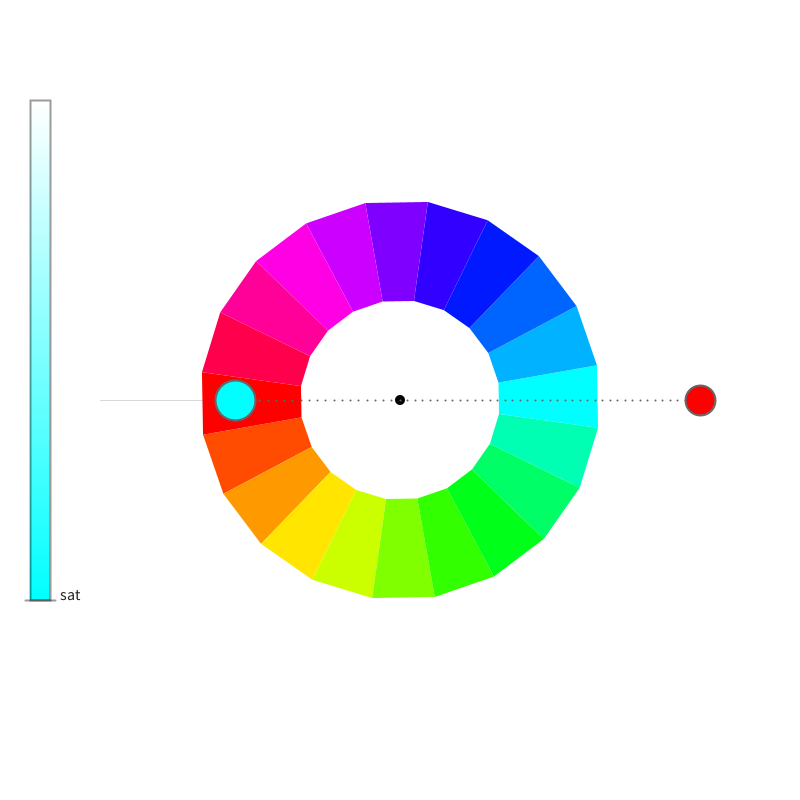
Frame 1 (no input)
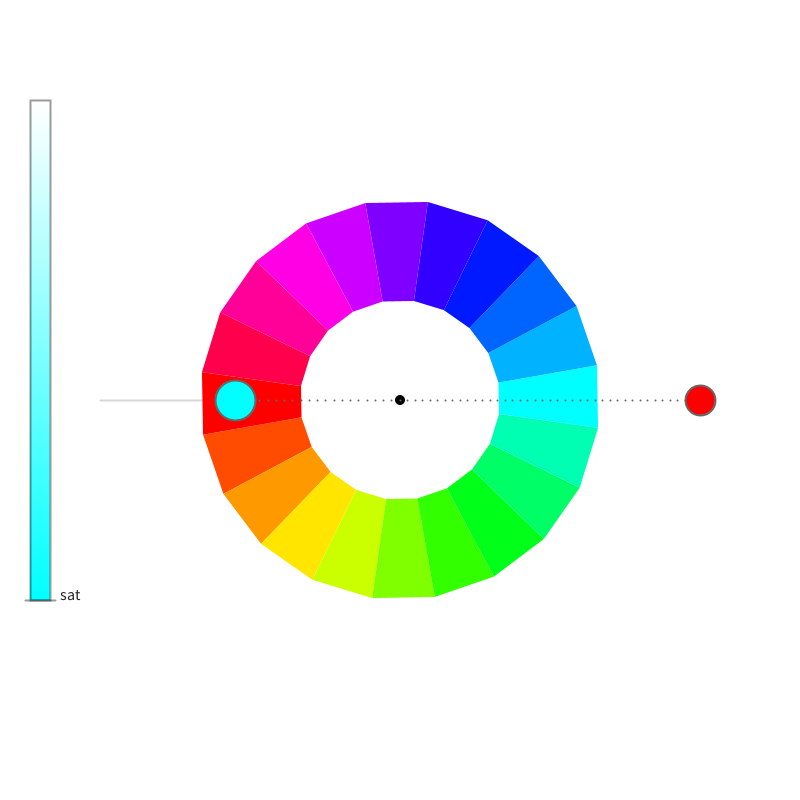
Frame 60 (the mouse pressed at the canvas centre just before this capture)
Frame 120 (the mouse held since frame 60 and released just before this capture): identical to frame 60, image omitted

The Processing sketch that drew these frames (run headless with seeded random() and noise(); from frame 60 on, the mouse is pressed at the canvas centre):

// Processing sketch: processing_152760
// ── processing_152760.pde

/*
 * Creative Coding
 * Week 4, 01 - an interactive colour wheel picker
 * by Indae Hwang and Jon McCormack
 * Copyright (c) 2014 Monash University
 *
 * This program draws an interactive colour selection wheel
 * Drag the colour circle around the hue wheel to change hue, change the distance
 * from the wheel to control brightness.
 *
 * Another colour circle is displayed showing the colour 180 degrees from the current colour
 * 
 */

// colourHandle: the user interface element to changing colours over the wheel
// It has a postion and a size
//
float colorHandleX;
float colorHandleY;
float handleSize = 30;

// boolean isLocked
// the state of handle: when the color handle is pressed, 
// color hand is locked–released as the left mouse button is released 
//
boolean isLocked = false;

// Wheel radius: inner and outer
//
float innerR = 100; // inner
float outerR = 200; // outer
float outerR2 = outerR * 1.5; // limit of the handle's "pull" range

// current and complementry colour
float hueValue = 180;
float brightValue = 100;
float satValue = 100;
float complementryHue = 0;
float satLineY=600;

void setup() {

  size(800, 800);
  colorMode(HSB, 360, 100, 100); // use HSB colour mode, H=0->360, S=0->100, B=0->100

    colorHandleX = width/2+300;
  colorHandleY = height/2;
}


void draw() {
  //Since were using HSB colour mode this clears the display window to white
  //         H  S  B
  background(0, 0, 100);

  // draw reference line at the 0/360 hue boundary
  stroke(0, 40);
  line(width/2 - innerR, height/2, width/2 - outerR2, height/2);

  //draw itten's color wheel - we'll use a QUAD_STRIP for this
  noStroke();
  beginShape(QUAD_STRIP);
  for (int i=0; i<=20; i++) {
    float angle = radians(18*i-80); // 20 x 18 degree steps

    //   Hue   Sat  Brightness
    fill(18*i, satValue, brightValue);  // change the colour as we're building the quads

    //outside(top)
    vertex( width/2 + outerR*sin(angle), height/2 + outerR*cos(angle) );
    //inside(down)
    vertex( width/2 + innerR*sin(angle), height/2 + innerR*cos(angle) );
  }
  endShape(CLOSE);


  // colour handle Position Update
  colorHandleUpdate();

  //draw dotted line from center to colorhandle
  dotLine(width/2, height/2, colorHandleX, colorHandleY, 40); 

  //draw color handle
  noStroke();
  fill(0);
  ellipse(width/2, height/2, 10, 10);


  //complementry color for colorHandle (comHand)
  float angleComHand = atan2(colorHandleY-height/2, colorHandleX-width/2) + PI;
  float radiusComeHand = 165;
  float comHandX = width/2  + radiusComeHand * cos(angleComHand);
  float comHandY = height/2 + radiusComeHand * sin(angleComHand);

  //dotline from center to comHand
  dotLine(width/2, height/2, comHandX, comHandY, 20); 

  complementryHue = calculateCompHue(hueValue);

  //println("hueValue: "+hueValue + " + "+"comhue: "+complementryHue);

  //   Hue       Sat  Brightness
  fill(complementryHue, satValue, brightValue);
  ellipse(colorHandleX, colorHandleY, handleSize, handleSize );


  fill( hueValue, satValue, brightValue );
  ellipse(comHandX, comHandY, 40, 40);

 for(int i =0; i<100; i++){
   noStroke();
  float barSat = i; 
  fill(hueValue, barSat, brightValue);
  rect(30,100+(5*i),20,5);
 }
 stroke (0,100);
  noFill();
 rect(30, 100, 20, 500);
 line(25,satLineY, 55, satLineY);
 fill(50);
 textSize(16);
 text("sat", 60, satLineY);
 
}

/*
 * calculateCompHue
 *
 * Calculates the complimentary hue from the hue supplied
 */
float calculateCompHue(float hueValue) {

  // Calculate complimentary color with hueValue
  // The complimentary colour should be 180 degrees opposite the selected colour
  if (hueValue >= 180 && hueValue < 360) {
    return hueValue-180;
  } else 
    return hueValue+180;
}


/*
 * colorHandleUpdate
 *
 * Updates the position and orientation of the colour handle based on
 * mouse position when left mouse button is pressed.
 */
void colorHandleUpdate() {

  // isLocked will be true if we pressed the mouse down while over the handle
  if (isLocked) {

    // calculate angle of handle based on mouse position
    // atan2 value is in the range from pi to -pi
    float angle = atan2(mouseY-height/2, mouseX-width/2  );
    float distance = dist(mouseX, mouseY, width/2, height/2);
    float radius = constrain(distance, outerR, outerR2); 
    colorHandleX = width/2  + radius * cos(angle);
    colorHandleY = height/2 + radius * sin(angle);

    hueValue = map (degrees(angle), -180, 180, 360, 0);

    // map distance from outer edge of the wheel to brightness
    brightValue = map(radius, outerR, outerR2, 0, 100);

    //Shape for the locked colorHandle 
    noStroke(); 
    fill(0, 0, 85);
    ellipse(colorHandleX, colorHandleY, handleSize+20, handleSize+20);
  }
}


/*
 * isWithinCircle
 * boolean function that returns true if the mouse is within the circle with centre (x,y) radius r
 */
boolean isWithinCircle(float x, float y, float r) {
  float distance = dist(mouseX, mouseY, x, y);
  return (distance <= r);
}

/*
 * dotLine
 * draw a dotted line from (x1,y1) to (x2,y2)
 */
void dotLine(float x1, float y1, float x2, float y2, int dotDetail) {

  for (int i=0; i<=dotDetail; i++) {
    float dotDetailFloat = (float) dotDetail;
    float dotX = lerp(x1, x2, i/dotDetailFloat);
    float dotY = lerp(y1, y2, i/dotDetailFloat);
    strokeWeight(2);
    stroke(0, 0, 40);
    point(dotX, dotY);
  }
}

/*
 * mousePressed
 * When mouse button is first pressed, check if the user has pressed over the colour handle
 * If so, set isLocked to true to lock manipulation of the handle
 *
 */
void mousePressed() {
  if (isWithinCircle(colorHandleX, colorHandleY, handleSize)) {
    isLocked = true;
  }
  if(mouseX>=30 && mouseX <=50 && mouseY>=100 && mouseY<=600)
  {
    satValue = (mouseY-100)/5;
    satLineY = mouseY;
  }
}

/*
 * mouseReleased
 * Unlock control of the handle
 *
 */
void mouseReleased() {
  isLocked = false;
}
